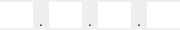
<?xml version="1.0" encoding="UTF-8"?>
<ui version="4.0">
 <class>Ip</class>
 <widget class="QFrame" name="Ip">
  <property name="geometry">
   <rect>
    <x>0</x>
    <y>0</y>
    <width>180</width>
    <height>30</height>
   </rect>
  </property>
  <property name="font">
   <font>
    <family>Roboto</family>
    <pointsize>11</pointsize>
   </font>
  </property>
  <property name="windowTitle">
   <string>Frame</string>
  </property>
  <property name="autoFillBackground">
   <bool>false</bool>
  </property>
  <property name="styleSheet">
   <string notr="true"/>
  </property>
  <layout class="QHBoxLayout" name="horizontalLayout">
   <property name="leftMargin">
    <number>0</number>
   </property>
   <property name="topMargin">
    <number>0</number>
   </property>
   <property name="rightMargin">
    <number>0</number>
   </property>
   <property name="bottomMargin">
    <number>0</number>
   </property>
   <item>
    <widget class="QLineEdit" name="lineEdit_1">
     <property name="sizePolicy">
      <sizepolicy hsizetype="Expanding" vsizetype="Fixed">
       <horstretch>0</horstretch>
       <verstretch>0</verstretch>
      </sizepolicy>
     </property>
     <property name="minimumSize">
      <size>
       <width>0</width>
       <height>26</height>
      </size>
     </property>
     <property name="maximumSize">
      <size>
       <width>16777215</width>
       <height>26</height>
      </size>
     </property>
     <property name="font">
      <font>
       <family>Roboto</family>
       <pointsize>10</pointsize>
      </font>
     </property>
     <property name="autoFillBackground">
      <bool>false</bool>
     </property>
     <property name="styleSheet">
      <string notr="true"/>
     </property>
     <property name="maxLength">
      <number>3</number>
     </property>
     <property name="frame">
      <bool>false</bool>
     </property>
     <property name="alignment">
      <set>Qt::AlignCenter</set>
     </property>
     <property name="clearButtonEnabled">
      <bool>false</bool>
     </property>
    </widget>
   </item>
   <item alignment="Qt::AlignBottom">
    <widget class="QLabel" name="label">
     <property name="styleSheet">
      <string notr="true"/>
     </property>
     <property name="text">
      <string>.</string>
     </property>
    </widget>
   </item>
   <item>
    <widget class="QLineEdit" name="lineEdit_2">
     <property name="sizePolicy">
      <sizepolicy hsizetype="Expanding" vsizetype="Fixed">
       <horstretch>0</horstretch>
       <verstretch>0</verstretch>
      </sizepolicy>
     </property>
     <property name="minimumSize">
      <size>
       <width>0</width>
       <height>26</height>
      </size>
     </property>
     <property name="maximumSize">
      <size>
       <width>16777215</width>
       <height>26</height>
      </size>
     </property>
     <property name="font">
      <font>
       <family>Roboto</family>
       <pointsize>10</pointsize>
      </font>
     </property>
     <property name="styleSheet">
      <string notr="true"/>
     </property>
     <property name="maxLength">
      <number>3</number>
     </property>
     <property name="frame">
      <bool>false</bool>
     </property>
     <property name="alignment">
      <set>Qt::AlignCenter</set>
     </property>
    </widget>
   </item>
   <item alignment="Qt::AlignBottom">
    <widget class="QLabel" name="label_2">
     <property name="styleSheet">
      <string notr="true"/>
     </property>
     <property name="text">
      <string>.</string>
     </property>
    </widget>
   </item>
   <item>
    <widget class="QLineEdit" name="lineEdit_3">
     <property name="sizePolicy">
      <sizepolicy hsizetype="Expanding" vsizetype="Fixed">
       <horstretch>0</horstretch>
       <verstretch>0</verstretch>
      </sizepolicy>
     </property>
     <property name="minimumSize">
      <size>
       <width>0</width>
       <height>26</height>
      </size>
     </property>
     <property name="maximumSize">
      <size>
       <width>16777215</width>
       <height>26</height>
      </size>
     </property>
     <property name="font">
      <font>
       <family>Roboto</family>
       <pointsize>10</pointsize>
      </font>
     </property>
     <property name="styleSheet">
      <string notr="true"/>
     </property>
     <property name="maxLength">
      <number>3</number>
     </property>
     <property name="frame">
      <bool>false</bool>
     </property>
     <property name="alignment">
      <set>Qt::AlignCenter</set>
     </property>
    </widget>
   </item>
   <item alignment="Qt::AlignBottom">
    <widget class="QLabel" name="label_3">
     <property name="styleSheet">
      <string notr="true"/>
     </property>
     <property name="text">
      <string>.</string>
     </property>
    </widget>
   </item>
   <item>
    <widget class="QLineEdit" name="lineEdit_4">
     <property name="sizePolicy">
      <sizepolicy hsizetype="Expanding" vsizetype="Fixed">
       <horstretch>0</horstretch>
       <verstretch>0</verstretch>
      </sizepolicy>
     </property>
     <property name="minimumSize">
      <size>
       <width>0</width>
       <height>26</height>
      </size>
     </property>
     <property name="maximumSize">
      <size>
       <width>16777215</width>
       <height>26</height>
      </size>
     </property>
     <property name="font">
      <font>
       <family>Roboto</family>
       <pointsize>10</pointsize>
      </font>
     </property>
     <property name="styleSheet">
      <string notr="true"/>
     </property>
     <property name="maxLength">
      <number>3</number>
     </property>
     <property name="frame">
      <bool>false</bool>
     </property>
     <property name="alignment">
      <set>Qt::AlignCenter</set>
     </property>
    </widget>
   </item>
  </layout>
 </widget>
 <resources/>
 <connections/>
</ui>
